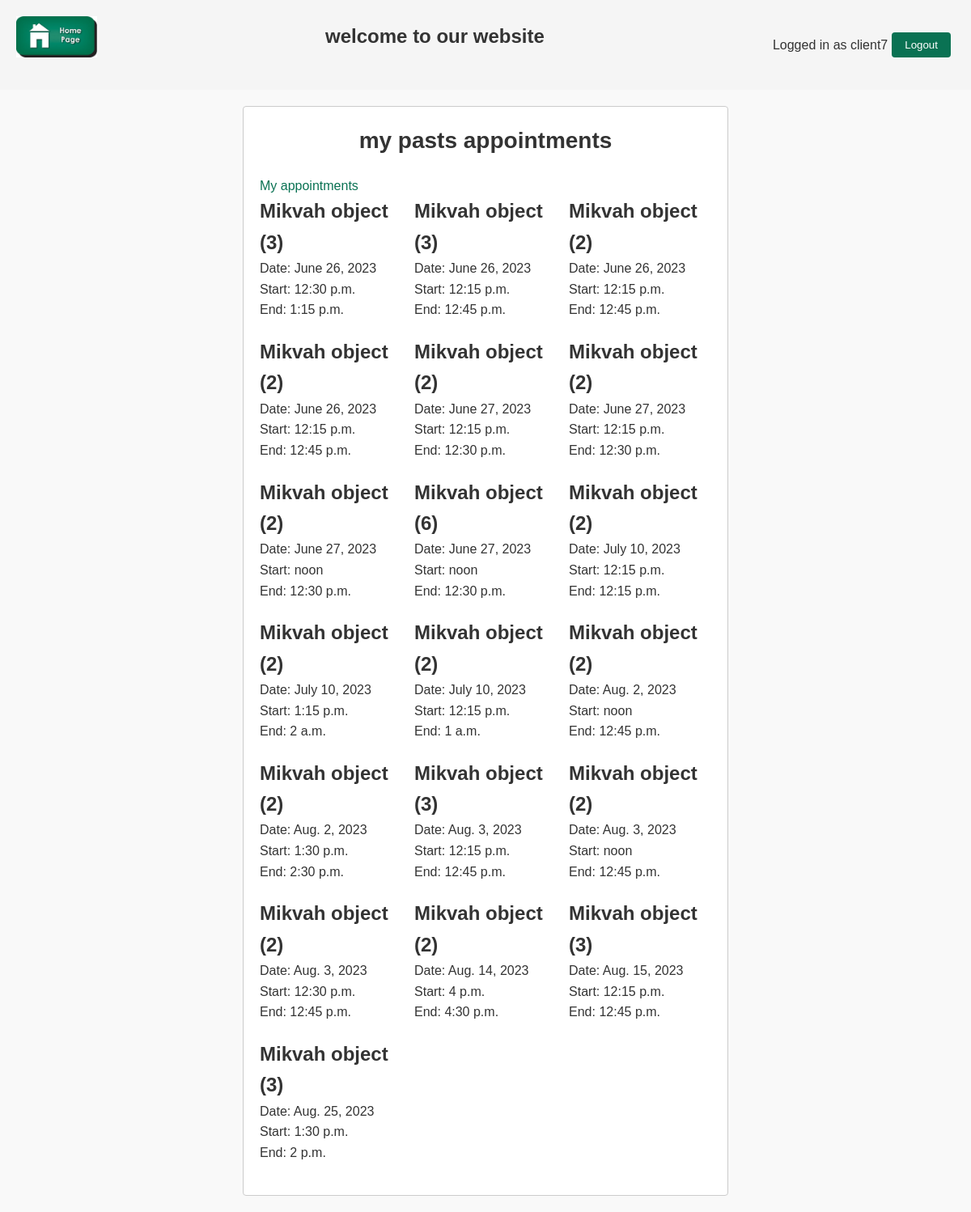
The page /website/my-past-appointments/ (signed in) on the database as committed earlier.
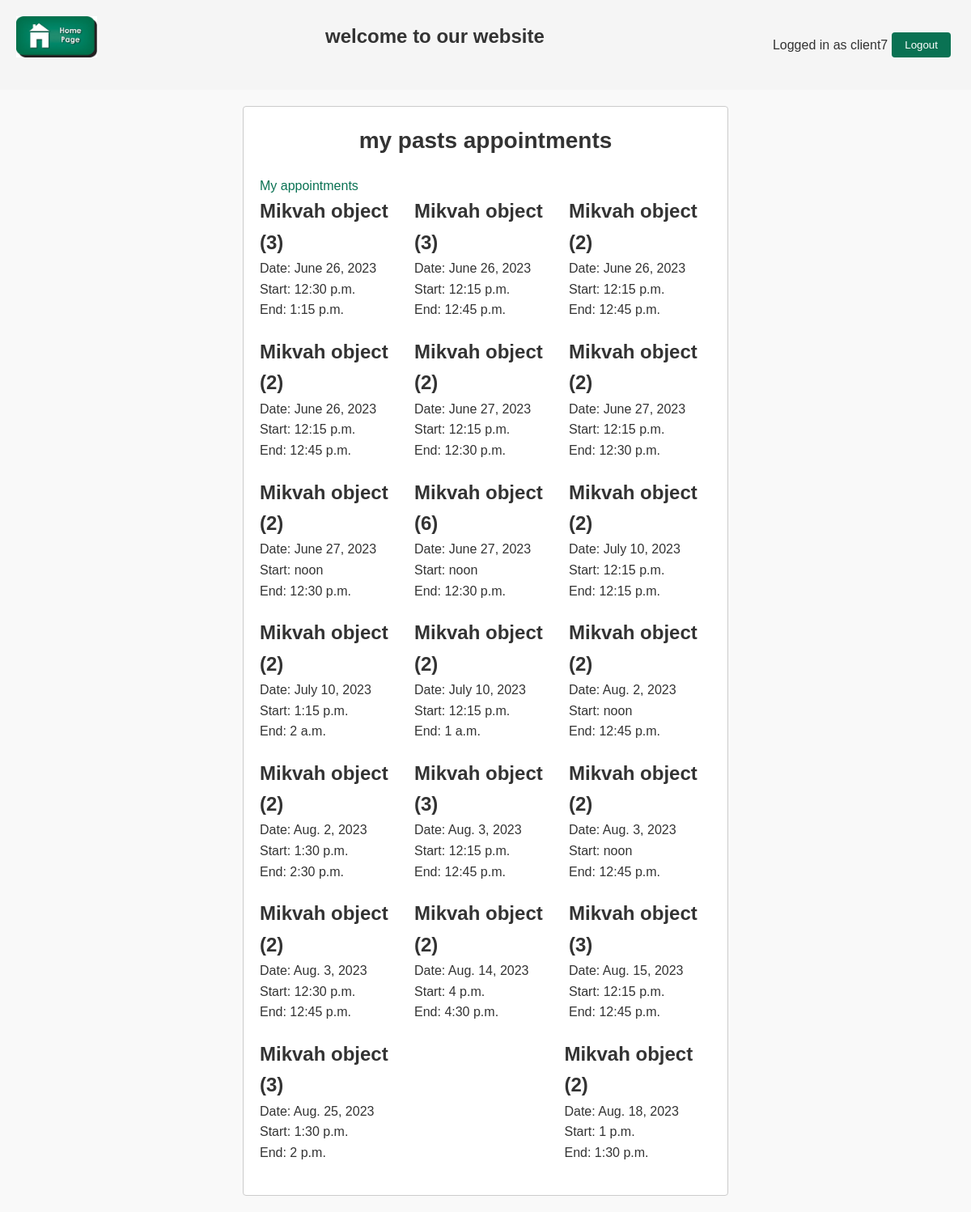
The same page on the database as committed later.
### website/models.py (models this page shows, shortened)
class Appointment(models.Model):
    user = models.ForeignKey(User, on_delete=models.CASCADE, blank=True)
    mikvah_id = models.ForeignKey(Mikvah, on_delete=models.CASCADE, blank=True)
    mikvah_calendar = models.ForeignKey(MikvahCalendar, on_delete=models.CASCADE)
    date = models.DateField(blank=True)
    start = models.TimeField(blank=True)
    end = models.TimeField(blank=True)
    canceled = models.BooleanField(default=False)

class Mikvah(models.Model):
    mikvah_id = models.BigAutoField(primary_key=True)
    user = models.ForeignKey(User, on_delete=models.CASCADE)
    name = models.CharField(max_length=30)
    phone_nb1 = models.CharField(max_length=20)
    phone_nb2 = models.CharField(max_length=20, blank=True)
    open_at = models.TimeField(blank=True)
    ashkenaz = models.BooleanField(default=False)
    sefarad = models.BooleanField(default=False)
    chabad = models.BooleanField(default=False)
    address_nb = models.CharField(max_length=4)
    address_st = models.CharField(max_length=40)
    address_city = models.CharField(max_length=40)
    address_state = models.CharField(max_length=20)
    address_country = models.CharField(max_length=40)
    longitude = models.DecimalField(max_digits=10, decimal_places=7)
    latitude = models.DecimalField(max_digits=10, decimal_places=7)
    distance = models.FloatField(null=True, blank=True)

### website/views/client_views.py (the view)
# urls.py: path('my-past-appointments/', views.my_past_appointments_view, name='my_past_appointments'),
def my_past_appointments_view(request):
    appointments = Appointment.objects.filter(user=request.user, date__lt=timezone.now().date())
    context = {
        'appointments': appointments,
    }
    return render(request, 'website/my_past_appointments.html', context)

### templates/website/my_past_appointments.html
{% extends 'base_layout.html' %}
{% load static %}
{% block content %}
        <h1> my pasts appointments </h1>
            <a href="{% url 'website:my_appointments' %}"> My appointments</a>
    <div class="three_in_a_line_container">
    {% for appointment in appointments %}
        {% if appointment.canceled is False %}
        <div class="three_in_a_line_element">
            <h2>{{appointment.mikvah_id}}</h2>
            <p>Date: {{ appointment.date }}</p>
            <p>Start: {{ appointment.start }}</p>
            <p>End: {{ appointment.end }}</p>
        </div>
        {% endif %}
    {% endfor %}
            </div>
{% endblock %}

Rows that differ between the two databases and show on the page:
added Appointment: mikvah_id "Mikvah object (2)", date "Aug. 18, 2023", start "1 p.m.", end "1:30 p.m."
